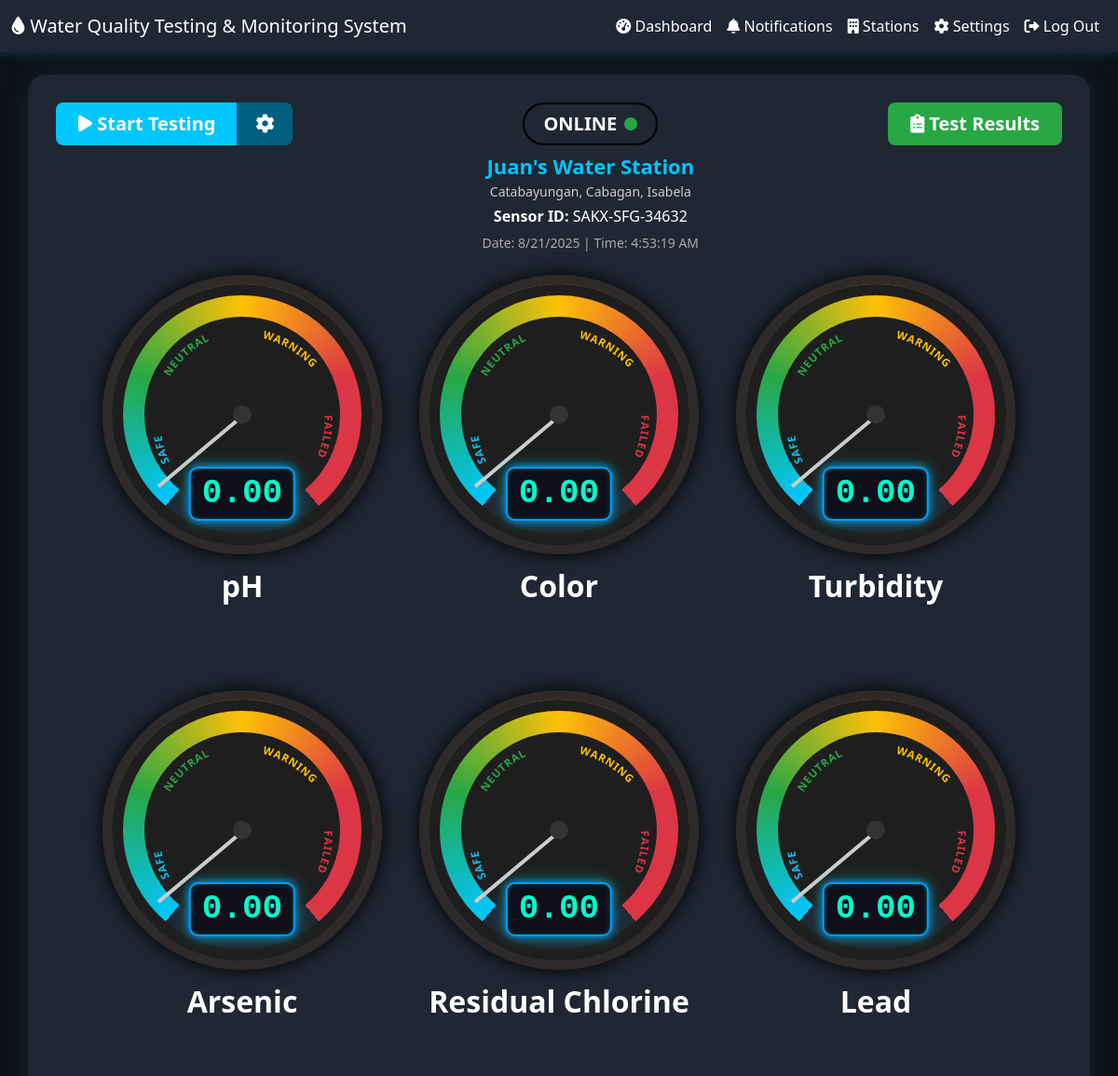
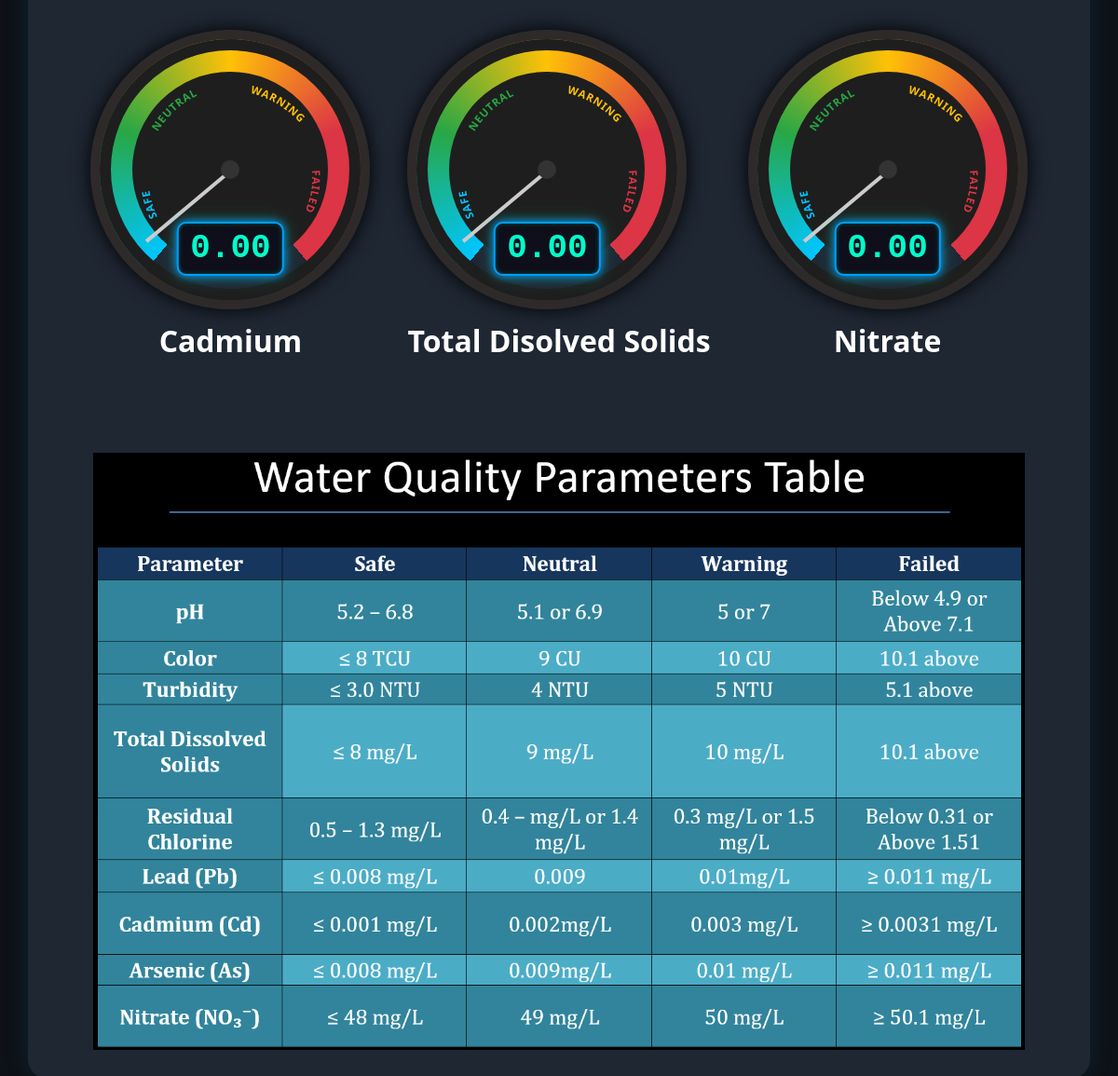
The app's page /water-quality-monitoring-system/pages/dashboard.php?station_id=13 with its own data (2 pictures, top to bottom).
### tables this page shows
CREATE TABLE `refilling_stations` (
  `id` int(11) NOT NULL,
  `name` varchar(100) DEFAULT NULL,
  `location` varchar(100) DEFAULT NULL,
  `device_sensor_id` varchar(255) NOT NULL
);

### water-quality-monitoring-system/pages/dashboard.php (the view, shortened to what this page needs)
<?php
include("../includes/db.php");
$station_id = isset($_GET['station_id']) ? (int)$_GET['station_id'] : null;
$station = null;
if ($station_id) {
  $sql = "SELECT * FROM refilling_stations WHERE id = ?";
  $stmt = $conn->prepare($sql);
  $stmt->bind_param("i", $station_id);
  $stmt->execute();
  $result = $stmt->get_result();
  $station = $result->fetch_assoc();
}
?>
<!DOCTYPE html>
<html lang="en">
<head>
  <link href="https://cdn.jsdelivr.net/npm/bootstrap@5.3.0/dist/css/bootstrap.min.css" rel="stylesheet" />
  <link rel="stylesheet" href="https://cdnjs.cloudflare.com/ajax/libs/font-awesome/6.0.0/css/all.min.css" />
</head>
<body>
  <nav class="navbar navbar-expand-lg">
    <div class="container-fluid">
      <a class="navbar-brand" href="#"><i class="fas fa-tint"></i> Water Quality Testing & Monitoring System</a>
      <div class="collapse navbar-collapse" id="navbarNav">
        <ul class="navbar-nav ms-auto">
          <li class="nav-item"><a class="nav-link" href="dashboard.php"><i class="fas fa-tachometer-alt"></i> Dashboard</a></li>
          <li class="nav-item"><a class="nav-link" href="notifications.php"><i class="fas fa-bell"></i> Notifications</a></li>
          <li class="nav-item"><a class="nav-link" href="stations.php"><i class="fas fa-building"></i> Stations</a></li>
          <li class="nav-item"><a class="nav-link" href="settings.php"><i class="fas fa-cog"></i> Settings</a></li>
          <li class="nav-item"><a class="nav-link" href="login.php"><i class="fas fa-sign-out-alt"></i> Log Out</a></li>
        </ul>
      </div>
    </div>
  </nav>
  <div class="container mt-4">
    <div class="header-bar d-flex justify-content-between align-items-start flex-wrap mb-4">
      <div class="btn-group">
        <button id="startBtn" class="btn btn-primary btn-lg px-4" style="background:#00c6ff; border:none; font-weight:bold;">
          <i class="fas fa-play"></i> Start Testing
        </button>
        <button id="openSettingsBtn" class="btn btn-secondary btn-lg btn-gear" style="background:#005f7f; border:none;"
                data-bs-toggle="modal" data-bs-target="#settingsModal" title="Auto Test Settings">
          <i class="fas fa-cog"></i>
        </button>
      </div>
      <div class="middle text-center mx-auto">
        <?php if ($station): ?>
          <div class="status-label status-online">ONLINE <span class="status-dot"></span></div>
          <div class="station-name"><?= htmlspecialchars($station['name']) ?></div>
          <div class="station-address"><?= htmlspecialchars($station['location']) ?></div>
          <div class="sensor-id"><p><strong>Sensor ID:</strong> <?= htmlspecialchars($station['device_sensor_id']) ?></p></div>
        <?php endif; ?>
        <div class="timestamp">Date: <span id="date"></span> | Time: <span id="time"></span></div>
      </div>
      <button class="btn btn-success btn-lg px-4" data-bs-toggle="modal" data-bs-target="#resultsModal" style="background:#28a745; border:none; font-weight:bold;">
        <i class="fas fa-clipboard-list"></i> Test Results
      </button>
    </div>
    <div class="d-flex flex-wrap justify-content-center text-center" style="gap: 40px;">
      <?php
        $parameters = ['pH', 'Color', 'Turbidity', 'Arsenic', 'Residual Chlorine', 'Lead', 'Cadmium', 'Total Disolved Solids', 'Nitrate'];
        foreach ($parameters as $param):
          $id = strtolower(str_replace(' ', '-', $param));
      ?>
      <div class="mb-5">
        <div class="gauge">
          <div class="needle" id="needle-<?= $id ?>"></div>
          <div class="center-dot"></div>
          <div class="lcd-display" id="<?= $id ?>-value">0.00</div>
          <svg class="status-svg" viewBox="0 0 350 350">
            <defs>
              <path id="arc-safe-<?= $id ?>" d="M 75 230 A 125 125 0 0 1 140 60" />
              <path id="arc-neutral-<?= $id ?>" d="M 75 120 A 125 125 0 0 1 180 60" />
              <path id="arc-warning-<?= $id ?>" d="M 195 70 A 125 125 0 0 1 280 140" />
              <path id="arc-fail-<?= $id ?>" d="M 275 170 A 100 100 0 0 1 255 240" />
            </defs>
            <text class="arc-text safe-text"><textPath href="#arc-safe-<?= $id ?>">SAFE</textPath></text>
            <text class="arc-text neutral-text"><textPath href="#arc-neutral-<?= $id ?>">NEUTRAL</textPath></text>
            <text class="arc-text warning-text"><textPath href="#arc-warning-<?= $id ?>">WARNING</textPath></text>
            <text class="arc-text fail-text"><textPath href="#arc-fail-<?= $id ?>">FAILED</textPath></text>
          </svg>
        </div>
        <div class="gauge-label"><?= htmlspecialchars($param) ?></div>
      </div>
      <?php endforeach; ?>
    </div>
    <div class="text-center mt-5">
      <img src="parameters.png" alt="Water Quality Parameters" class="img-fluid" style="max-width: 1000px;">
    </div>
  </div>
</body>
</html>

### water-quality-monitoring-system/pages/dashboard.php (style rules this page uses)
body { background: #0e1117; font-family: 'Segoe UI', sans-serif; color: #fff; }
.navbar { background-color: #1f2733; box-shadow: 0 2px 10px rgba(0, 198, 255, 0.2); }
.navbar-brand, .nav-link, .btn { color: #fff; }
.container { background: #1f2733; border-radius: 20px; padding: 30px; margin-top: 30px; box-shadow: 0 0 30px rgba(0, 198, 255, 0.1); }
.header-bar { gap: 16px; }
.header-bar .middle { flex: 1 1 520px; min-width: 320px; }
.header-bar .btn { white-space: nowrap; }
.btn-gear { width: 60px; }
.station-name { font-size: 22px; font-weight: bold; color: #00c6ff; text-align: center; }
.station-address { font-size: 14px; color: #ccc; text-align: center; margin-bottom: 4px; }
.sensor-id { text-align: center; }
.sensor-id p { margin: 0; }
.timestamp { text-align: center; font-size: 14px; color: #aaa; margin-top: 6px; }
.status-label { display: inline-flex; align-items: center; justify-content: center; gap: 8px; font-size: 20px; font-weight: bold; margin: 0 auto 6px auto; padding: 6px 20px; border: 2px solid black; border-radius: 30px; background: transparent; color: white; }
.status-dot { display: inline-block; width: 14px; height: 14px; border-radius: 50%; }
.status-online .status-dot { background: #28a745; }
.gauge { position: relative; width: 300px; height: 300px; border-radius: 50%; background: conic-gradient( from 220deg, #00c6ff 0deg, #28a745 70deg, #ffc107 140deg, #dc3545 210deg, #dc3545 280deg, transparent 280deg, transparent 360deg ); border: 10px solid rgb(46, 42, 42); box-shadow: inset 0 0 10px #000, 0 0 20px #000; }
.gauge::after { content: ""; position: absolute; top: 35px; left: 35px; right: 35px; bottom: 35px; background: #1e1e1e; border-radius: 50%; z-index: 1; }
.gauge::before { content: ""; position: absolute; top: 0; left: 0; right: 0; bottom: 0; border-radius: 50%; border: 12px solid #1e1e1e; z-index: 2; }
.needle { position: absolute; width: 4px; height: 120px; background: #ccc; bottom: 50%; left: 50%; transform-origin: bottom center; transform: rotate(-130deg); z-index: 2; }
.center-dot { position: absolute; width: 20px; height: 20px; background: #333; border-radius: 50%; top: 50%; left: 50%; transform: translate(-50%, -50%); z-index: 3; }
.lcd-display { position: absolute; top: 70%; left: 50%; transform: translateX(-50%); padding: 0 12px; background: #0E0F1A; color: #00FFCC; font-family: 'Courier New', monospace; font-size: 36px; font-weight: bold; border-radius: 10px; border: 2px solid rgb(0, 157, 255); box-shadow: 0 0 10px #00A3FF, inset 0 0 5px #004d40, 0 0 20px rgba(0, 255, 204, 0.3); z-index: 4; transition: all 0.4s ease-in-out; }
.status-svg { position: absolute; top: 0; left: 0; width: 290px; height: 290px; pointer-events: none; z-index: 4; }
.arc-text { font-size: 14px; font-weight: bold; letter-spacing: 1px; fill: white; }
.safe-text { fill: #00c6ff; }
.neutral-text { fill: #28a745; }
.warning-text { fill: #ffc107; }
.fail-text { fill: #dc3545; }
.gauge-label { margin-top: 10px; color: white; font-size: 32px; text-align: center; font-weight: bold; animation: glow 1s infinite alternate; }

### records on screen
refilling_stations: name "Juan's Water Station", location "Catabayungan, Cabagan, Isabela", device_sensor "SAKX-SFG-34632"

### other values on screen
$param "pH"
$param "Color"
$param "Turbidity"
$param "Arsenic"
$param "Residual Chlorine"
$param "Lead"
$param "Cadmium"
$param "Total Disolved Solids"
$param "Nitrate"
